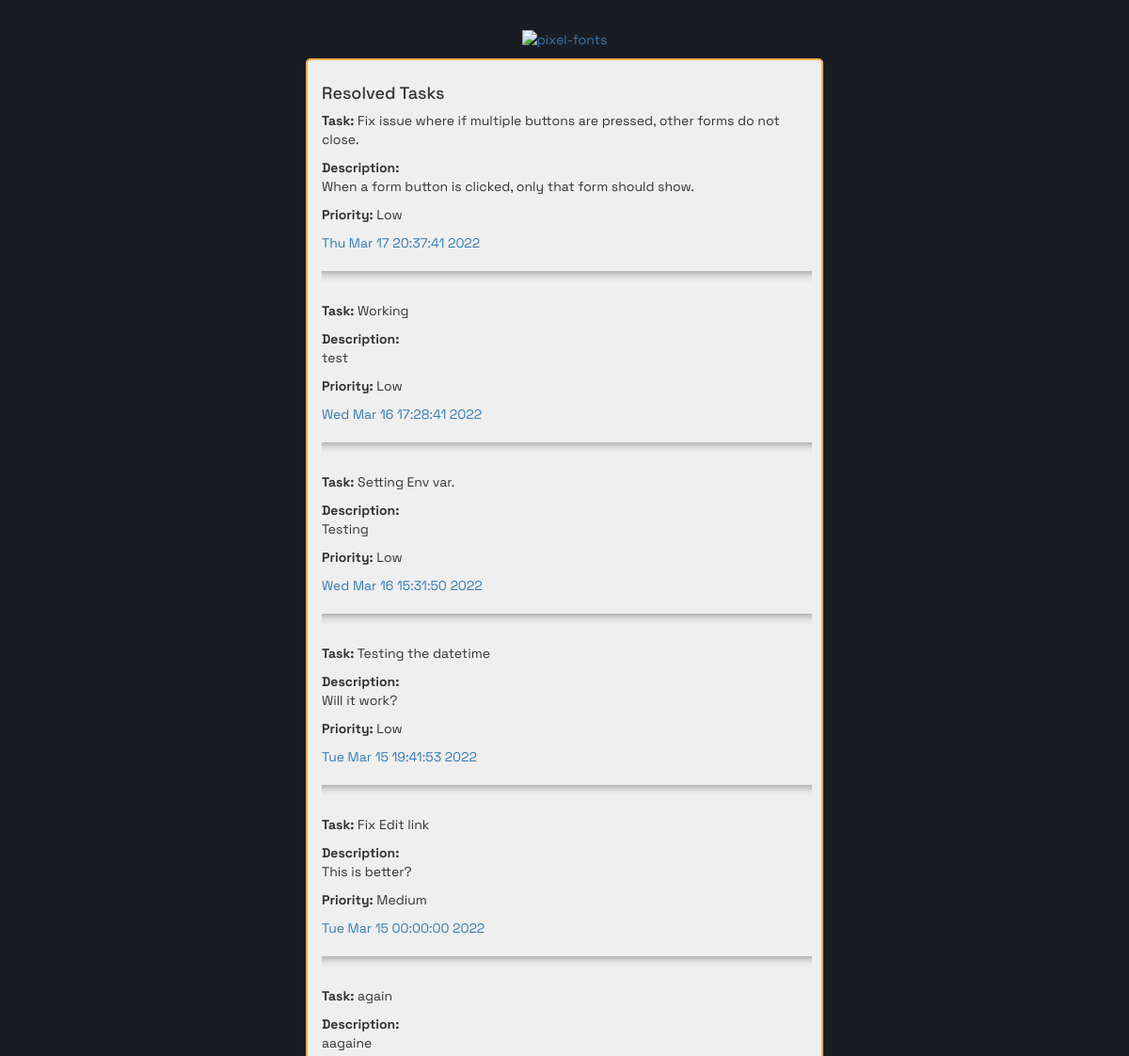
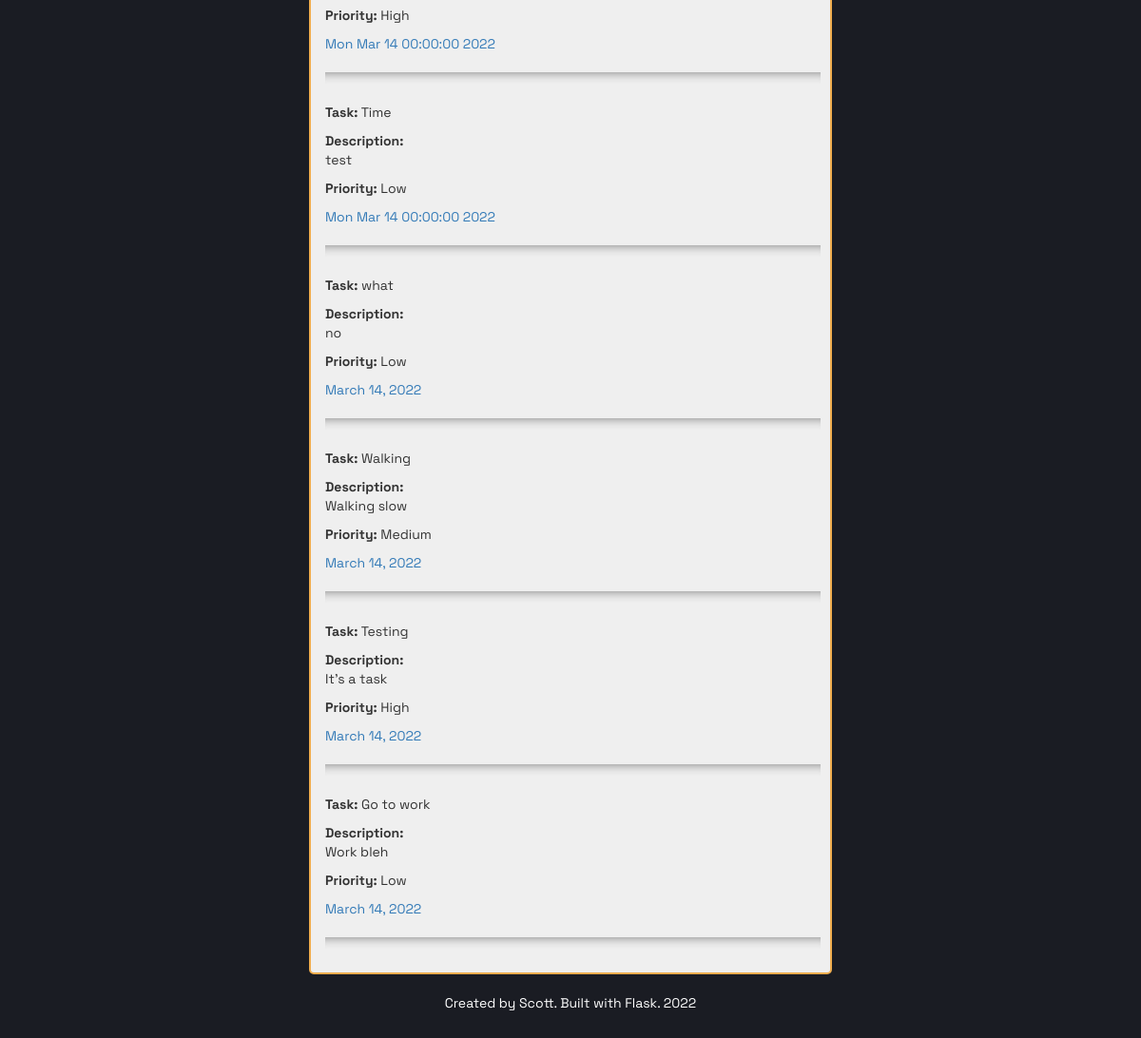
/resolved, run on an earlier commit of the app's database (2 pictures, top to bottom).
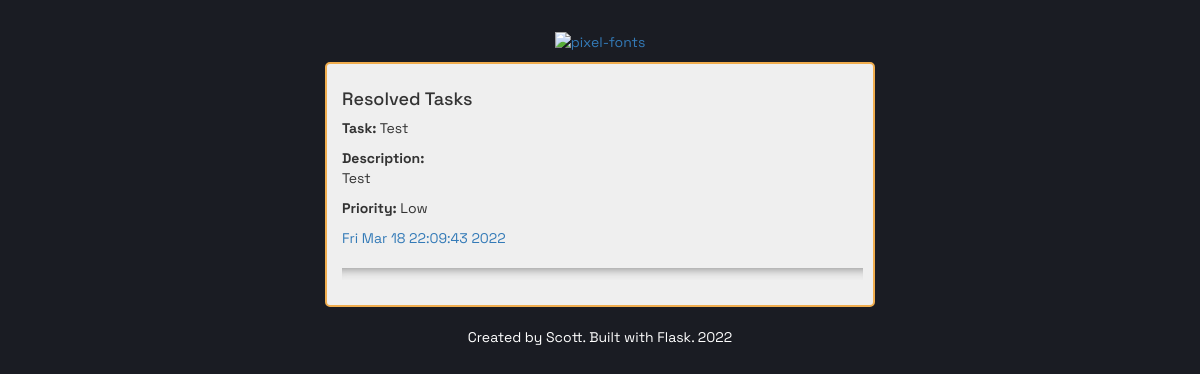
And on a later commit of the database.
### main.py (models this page shows)
class TodoApp(db.Model):
    id = db.Column(db.Integer, primary_key=True)
    title = db.Column(db.String(100))
    description = db.Column(db.String(500))
    priority = db.Column(db.String(25))
    date = db.Column(db.String(100))
    resolved = db.Column(db.Integer)

### main.py (the view)
@app.route("/resolved")
def show_resolved():
    resolved_todos = TodoApp.query.filter(TodoApp.resolved == 1).all()
    return render_template("resolved.html", todos=resolved_todos)

### templates/resolved.html (shortened to what this page needs)
{% extends "layout.html" %}
{% block content %}
<div class="top">
    <a href="{{ url_for('home')}}"><img src="https://fontmeme.com/permalink/220317/2dc3c3e95c7d38ec2e43737cc6438fbc.png" alt="pixel-fonts" border="0"></a>
</div>
<div class="container">
    <div class="row">
        <h4>Resolved Tasks</h4>
        {% for todo in todos|reverse %}
        <div class="square">
            <p><strong>Task:</strong> {{ todo.title }}</p>
            <p><strong>Description:</strong> <br> {{ todo.description }}</p>
            <p><strong>Priority:</strong> {{ todo.priority }}</p>
             <a title="task" href="#">{{ todo.date }}</a>
            <hr>
        </div>
        {% endfor %}
    </div>
</div>
<div class="top">
    <footer>Created by Scott. Built with Flask. 2022</footer>
</div>
{% endblock %}

What changed in the data, as far as the page shows it:
removed TodoApp: title "Fix issue where if multiple buttons are pressed, other forms do not close.", description "When a form button is clicked, only that form should show.", priority "Low", date "Thu Mar 17 20:37:41 2022"
removed TodoApp: title "Working", description "test", priority "Low", date "Wed Mar 16 17:28:41 2022"
removed TodoApp: title "Setting Env var.", description "Testing", priority "Low", date "Wed Mar 16 15:31:50 2022"
removed TodoApp: title "Testing the datetime", description "Will it work?", priority "Low", date "Tue Mar 15 19:41:53 2022"
removed TodoApp: title "Fix Edit link", description "This is better?", priority "Medium", date "Tue Mar 15 00:00:00 2022"
removed TodoApp: title "again", description "aagaine", priority "High", date "Mon Mar 14 00:00:00 2022"
removed TodoApp: title "Time", description "test", priority "Low", date "Mon Mar 14 00:00:00 2022"
removed TodoApp: title "what", description "no", priority "Low", date "March 14, 2022"
removed TodoApp: title "Walking", description "Walking slow", priority "Medium", date "March 14, 2022"
removed TodoApp: title "Testing", description "It's a task", priority "High", date "March 14, 2022"
removed TodoApp: title "Go to work", description "Work bleh", priority "Low", date "March 14, 2022"
added TodoApp: title "Test", description "Test", priority "Low", date "Fri Mar 18 22:09:43 2022"
